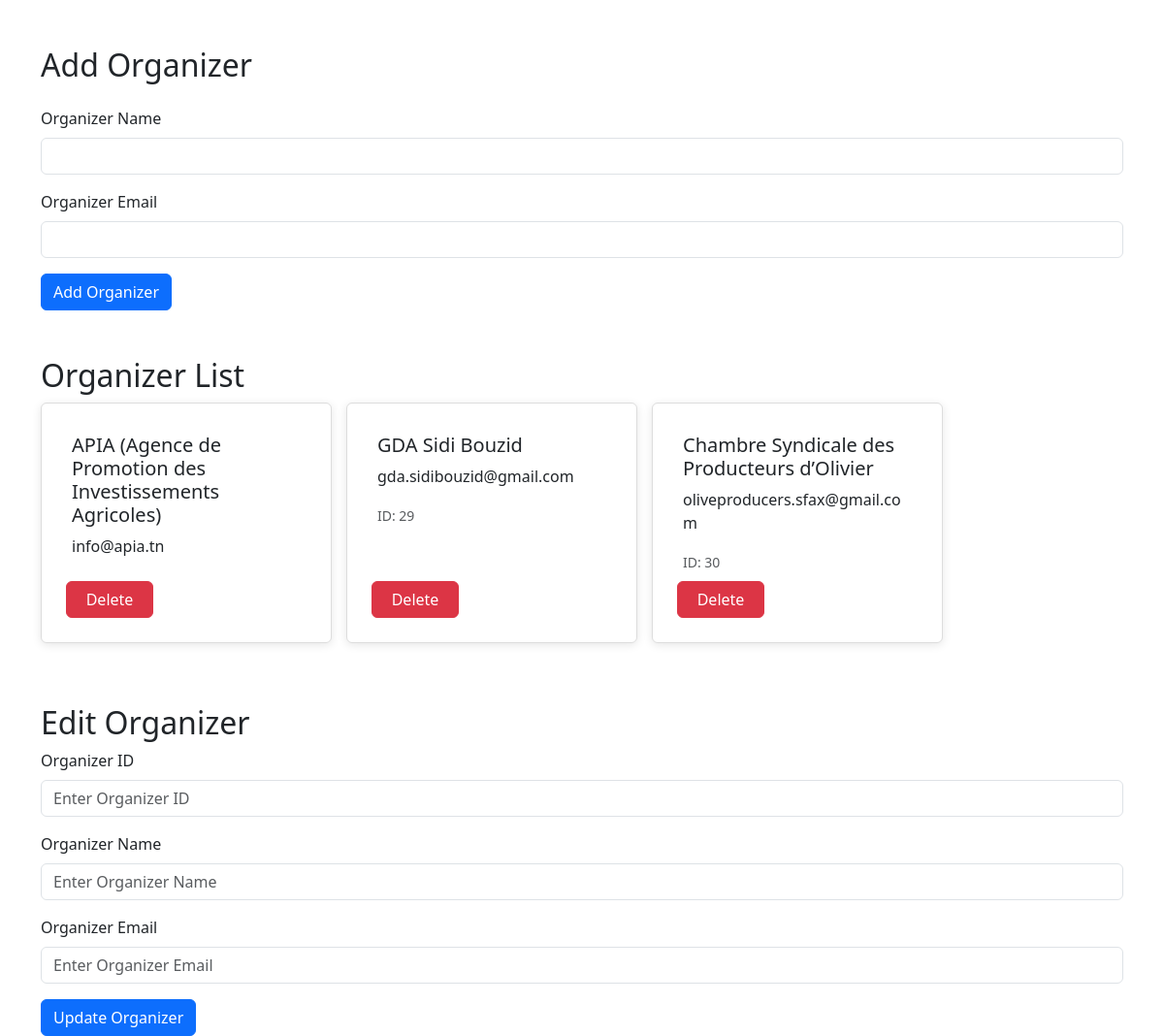
Screenshot of /view/backOffice/events/organizer.php with the database file from the repository.
### tables this page shows
CREATE TABLE `organizers` (
  `Organizer_id` int(11) NOT NULL,
  `Organizer_name` varchar(255) NOT NULL,
  `Organizer_email` varchar(255) NOT NULL
);

### Controller/eventController.php (called while the page is built, shortened)
<?php
class organizersController {
    public function afficheOrganizers() {
        $sql = "SELECT * FROM organizers";
        $db = config::getConnexion();
        try {
            $query = $db->prepare($sql);
            $query->execute();
            return $query->fetchAll(PDO::FETCH_ASSOC);
        } catch (PDOException $e) {
            echo "Error fetching organizers: " . $e->getMessage();
        }
    }
}
?>

### view/backOffice/events/organizer.php (the view, shortened to what this page needs)
<?php
include '../../../Controller/eventController.php';
?>
<!DOCTYPE html>
<html lang="en">
<head>
    <link href="https://cdn.jsdelivr.net/npm/bootstrap@5.3.0/dist/css/bootstrap.min.css" rel="stylesheet">
</head>
<body>
<div class="container mt-5">
    <h2 class="mb-4">Add Organizer</h2>
    <form id="addOrganizerForm" action="organizer.php" method="post">
        <div class="mb-3">
            <label for="organizerName" class="form-label">Organizer Name</label>
            <input type="text" class="form-control" id="organizerName" name="organizer_name" required>
        </div>
        <div class="mb-3">
            <label for="organizerEmail" class="form-label">Organizer Email</label>
            <input type="email" class="form-control" id="organizerEmail" name="organizer_email" required>
        </div>
        <button type="submit" class="btn btn-primary">Add Organizer</button>
    </form>
</div>
<div class="container mt-5">
    <h2>Organizer List</h2>
    <?php
    $organizersController = new organizersController();
    $organizers = $organizersController->afficheOrganizers();
    if (!empty($organizers)) {
        echo "<div class='card-container'>";
        foreach ($organizers as $organizer) {
            echo "<div class='card'>";
            echo "<div class='card-body'>";
            echo "<h5 class='card-title'>" . htmlspecialchars($organizer['Organizer_name']) . "</h5>";
            echo "<p class='card-text'>" . htmlspecialchars($organizer['Organizer_email']) . "</p>";
            echo "<p class='card-text'><small class='text-muted'>ID: " . htmlspecialchars($organizer['Organizer_id']) . "</small></p>";
            echo "<form action='organizer.php' method='post' onsubmit=\"return confirm('Are you sure you want to delete this organizer?');\">";
            echo "<button type='submit' class='btn btn-danger btn-delete'>Delete</button>";
            echo "</form>";
            echo "</div>";
            echo "</div>";
        }
        echo "</div>";
    } else {
        echo "<p>No organizers found.</p>";
    }
    ?>
</div>
<div class="container mt-5">
    <h2>Edit Organizer</h2>
    <form action="organizer.php" method="post">
        <div class="mb-3">
            <label for="organizerId" class="form-label">Organizer ID</label>
            <input type="number" class="form-control" id="organizerId" name="organizer_id" placeholder="Enter Organizer ID" required>
        </div>
        <div class="mb-3">
            <label for="organizerName" class="form-label">Organizer Name</label>
            <input type="text" class="form-control" id="organizerName" name="organizer_name" placeholder="Enter Organizer Name">
        </div>
        <div class="mb-3">
            <label for="organizerEmail" class="form-label">Organizer Email</label>
            <input type="email" class="form-control" id="organizerEmail" name="organizer_email" placeholder="Enter Organizer Email">
        </div>
        <button type="submit" class="btn btn-primary">Update Organizer</button>
    </form>
</div>
</body>
</html>

### view/backOffice/events/organizer.php (style rules this page uses)
.card-container { display: flex; flex-wrap: wrap; gap: 15px; justify-content: flex-start; }
.card { width: 300px; border: 1px solid #ddd; padding: 15px; box-shadow: 0 2px 10px rgba(0, 0, 0, 0.1); margin-bottom: 15px; }
.card-body { position: relative; }
.btn-delete { position: absolute; bottom: 10px; left: 10px; width: 90px; }

### rows the page displays
organizers: Organizer_name "APIA (Agence de Promotion des Investissements Agricoles)", Organizer_email "info@apia.tn"
organizers: Organizer_name "GDA Sidi Bouzid", Organizer_email "gda.sidibouzid@gmail.com", Organizer_id "29"
organizers: Organizer_name "Chambre Syndicale des Producteurs d’Olivier", Organizer_email "oliveproducers.sfax@gmail.com", Organizer_id "30"
